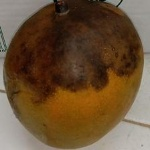
#> input picture data/train/busuk/busuk (23).jpg, 150 x 150 px
$ python -i segmentasi.py   (imports and definitions only)
#> lines starting #> are read from the running program, lines starting #| are printed output that depends on the picture; after the words box and inside, x2 and y2 are one past the last pixel; in counts of white or black regions, pixels touching at a corner belong together
import cv2
import numpy as np

def segment_fruit(img_rgb):
    """
    Segmentasi sederhana:
    - RGB -> grayscale
    - threshold Otsu + inverse
    - hasil: mask buah (255 = buah, 0 = background)
            dan citra RGB hasil segmentasi (buah saja)
    """
    # RGB -> grayscale
    gray = cv2.cvtColor(img_rgb, cv2.COLOR_RGB2GRAY)
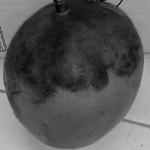
#> gray: shape (150, 150); min 3, max 196, mean 84.8

    # Threshold Otsu + inverse
    _, mask = cv2.threshold(
        gray, 0, 255,
        cv2.THRESH_BINARY_INV + cv2.THRESH_OTSU
    )
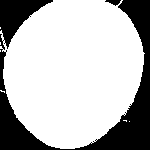
#> mask: shape (150, 150); 73.3% white; 2 black regions, box (x1, y1, x2, y2) and area: (0, 0, 150, 150) 5949, (105, 0, 121, 6) 55

    # Bersihkan noise
    kernel = np.ones((3, 3), np.uint8)
    mask = cv2.morphologyEx(mask, cv2.MORPH_OPEN, kernel, iterations=1)
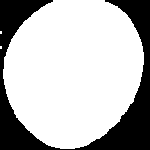
#> mask: shape (150, 150); 72.9% white; 1 black region, box (x1, y1, x2, y2) and area: (0, 0, 150, 150) 6101
    mask = cv2.morphologyEx(mask, cv2.MORPH_CLOSE, kernel, iterations=1)
#> mask: shape (150, 150); 73% white; 2 black regions, box (x1, y1, x2, y2) and area: (75, 0, 150, 150) 3314, (0, 0, 60, 150) 2772

    # Terapkan mask ke RGB
    img_seg = cv2.bitwise_and(img_rgb, img_rgb, mask=mask)
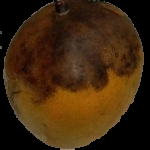
#> img_seg: shape (150, 150, 3); mean R, G, B 62.6, 38.5, 13.5

    return mask, img_seg

>>> import cv2
>>> picture = cv2.cvtColor(cv2.imread('../data/train/busuk/busuk (23).jpg'), cv2.COLOR_BGR2RGB)
>>> result = segment_fruit(picture)

$ run again, on data/train/busuk/busuk (24).jpg
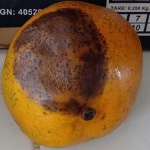
#> input picture data/train/busuk/busuk (24).jpg, 150 x 150 px
#> in segment_fruit, `_, mask = cv2.threshold( gray, 0, 255, cv2.THRESH_BINARY_INV + cv2.THR..`:
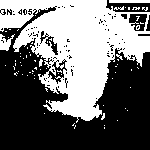
#> mask: shape (150, 150); 44.6% white; 70 white regions (65 under 20 px), largest, box (x1, y1, x2, y2) and area: (0, 0, 150, 123) 9520, (0, 34, 15, 51) 133, (109, 0, 150, 3) 123, (114, 6, 124, 10) 22, (39, 59, 43, 67) 22
#> in segment_fruit, `img_seg = cv2.bitwise_and(img_rgb, img_rgb, mask=mask)`:
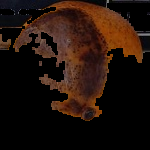
#> img_seg: shape (150, 150, 3); mean R, G, B 33.6, 18.1, 10.7
